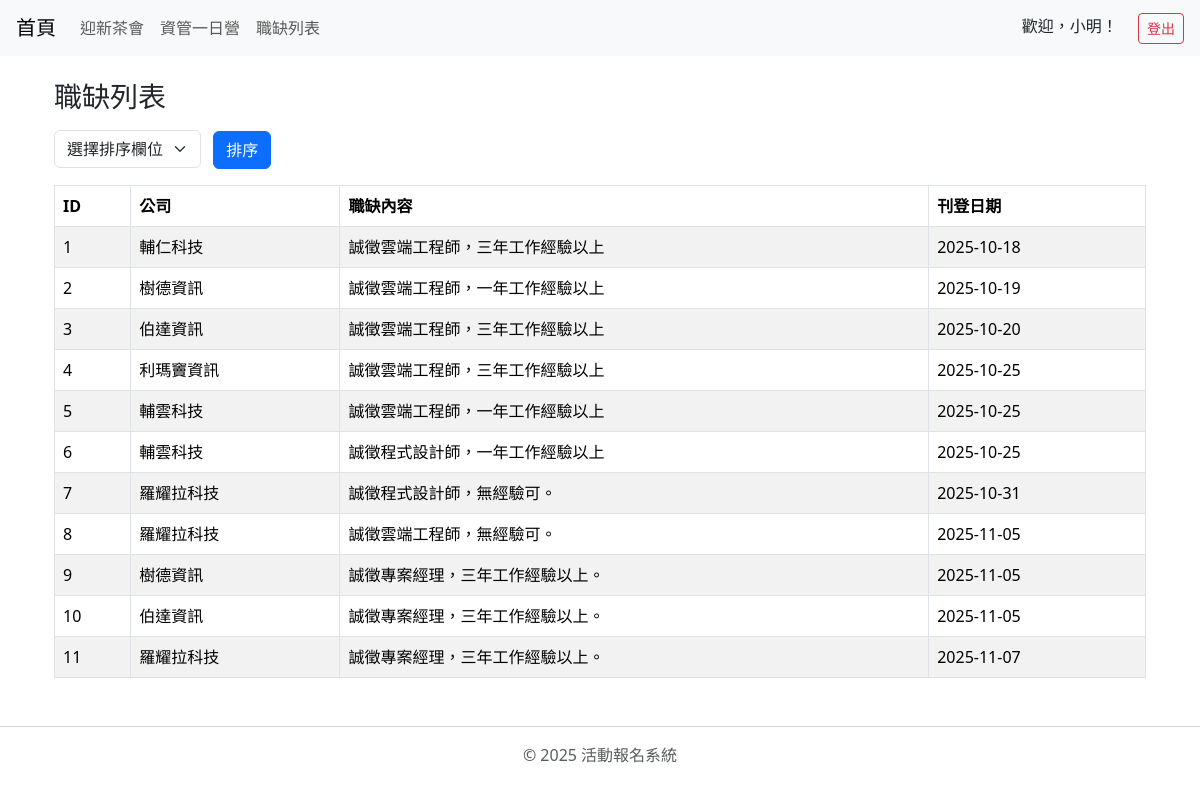
Screenshot of /job.php (signed in) with the database file from the repository.
### tables this page shows
CREATE TABLE `job` (
  `postid` int(10) UNSIGNED NOT NULL,
  `company` varchar(50) NOT NULL,
  `content` text NOT NULL,
  `pdate` date NOT NULL
);

### job.php (the view, shortened to what this page needs)
<?php
include("db.php");
include("header.php");
$order = $_POST["order"] ?? "";
$sql = "SELECT * FROM job";
$result = mysqli_query($conn, $sql);
?>
<div class="container mt-4">
  <h3 class="mb-3">職缺列表</h3>
  <form action="job.php" method="post" class="mb-3">
    <select name="order" class="form-select w-auto d-inline-block" aria-label="選擇排序欄位">
      <option value="" <?= ($order == '') ? 'selected' : '' ?>>選擇排序欄位</option>
    </select>
    <input class="btn btn-primary ms-2" type="submit" value="排序">
  </form>
  <table class="table table-bordered table-striped">
    <thead>
      <tr>
        <th>ID</th>
        <th>公司</th>
        <th>職缺內容</th>
        <th>刊登日期</th>
      </tr>
    </thead>
    <tbody>
      <?php while ($row = mysqli_fetch_assoc($result)): ?>
        <tr>
          <td><?= htmlspecialchars($row["postid"]) ?></td>
          <td><?= htmlspecialchars($row["company"]) ?></td>
          <td><?= htmlspecialchars($row["content"]) ?></td>
          <td><?= htmlspecialchars($row["pdate"]) ?></td>
        </tr>
      <?php endwhile; ?>
    </tbody>
  </table>
</div>
<?php include("footer.php"); ?>

### rows the page displays
job: postid "1", company "輔仁科技", content "誠徵雲端工程師，三年工作經驗以上", pdate "2025-10-18"
job: postid "2", company "樹德資訊", content "誠徵雲端工程師，一年工作經驗以上", pdate "2025-10-19"
job: postid "3", company "伯達資訊", content "誠徵雲端工程師，三年工作經驗以上", pdate "2025-10-20"
job: postid "4", company "利瑪竇資訊", content "誠徵雲端工程師，三年工作經驗以上", pdate "2025-10-25"
job: postid "5", company "輔雲科技", content "誠徵雲端工程師，一年工作經驗以上", pdate "2025-10-25"
job: postid "6", company "輔雲科技", content "誠徵程式設計師，一年工作經驗以上", pdate "2025-10-25"
job: postid "7", company "羅耀拉科技", content "誠徵程式設計師，無經驗可。", pdate "2025-10-31"
job: postid "8", company "羅耀拉科技", content "誠徵雲端工程師，無經驗可。", pdate "2025-11-05"
job: postid "9", company "樹德資訊", content "誠徵專案經理，三年工作經驗以上。", pdate "2025-11-05"
job: postid "10", company "伯達資訊", content "誠徵專案經理，三年工作經驗以上。", pdate "2025-11-05"
job: postid "11", company "羅耀拉科技", content "誠徵專案經理，三年工作經驗以上。", pdate "2025-11-07"

### other values shown
$_SESSION["user"]["name"] "小明"
